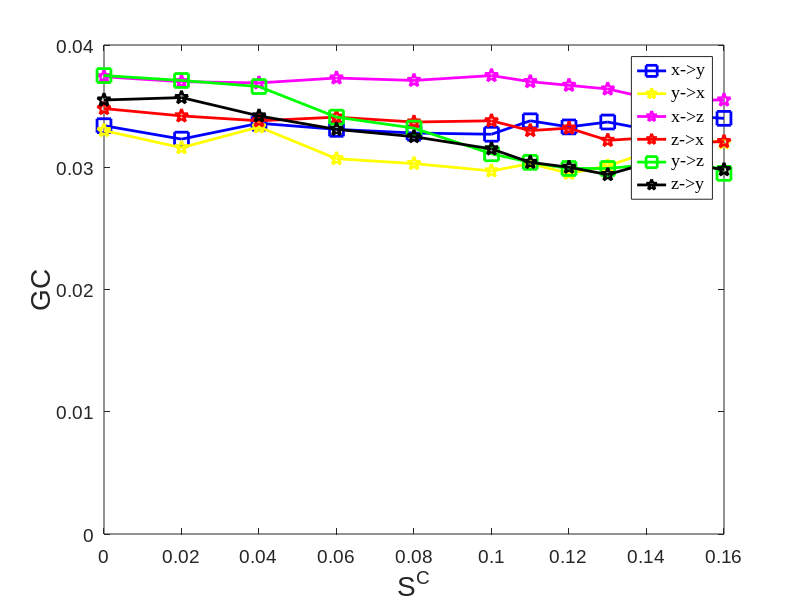

MATLAB code to generate this figure:
%% Fig10_Case6_HH_Three_Neurons_LinearGC
% x->y, y->z
C=[0 0.02 0.04 0.06 0.08 0.1 0.11 0.12 0.13 0.14 0.15 0.16];
GC_xy=[0.0334 0.0323 0.0336 0.0331 0.0328 0.0327 0.0338 0.0333 0.0337 0.0331 0.0342 0.0340];  % 
GC_xz=[0.0374 0.0370 0.0369 0.0373 0.0371 0.0375 0.0370 0.0367 0.0364 0.0357 0.0355 0.0355];
GC_yx=[0.0330 0.0316 0.0333 0.0307 0.0303 0.0297 0.0303 0.0295 0.0301 0.0312 0.0325 0.0320];  %
GC_yz=[0.0375 0.0371 0.0366 0.0341 0.0332 0.0311 0.0304 0.0299 0.0299 0.0302 0.0313 0.0295];
GC_zx=[0.0348 0.0342 0.0338 0.0341 0.0337 0.0338 0.0330 0.0332 0.0322 0.0324 0.0320 0.0321];
GC_zy=[0.0355 0.0357 0.0342 0.0331 0.0325 0.0315 0.0304 0.0300 0.0294 0.0303 0.0303 0.0298];

% Plot
h0=figure;
clf;
plot(C,GC_xy,'MarkerSize',10,'Marker','s','LineWidth',2,...
'Color',[0 0 1]);hold on
plot(C,GC_yx,'MarkerSize',10,'Marker','p','LineWidth',2,...
'Color',[1 1 0]);
plot(C,GC_xz,'MarkerSize',10,'Marker','p','LineWidth',2,...
'Color',[1 0 1]);
plot(C,GC_zx,'MarkerSize',10,'Marker','p','LineWidth',2,...
'Color',[1 0 0]);
plot(C,GC_yz,'MarkerSize',10,'Marker','s','LineWidth',2,...
'Color',[0 1 0]);
plot(C,GC_zy,'MarkerSize',10,'Marker','p','LineWidth',2,...
'Color',[0 0 0]);
% Legend 
% Legend 
hleg1 =legend('x->y','y->x','x->z','z->x','y->z','z->y','northeast');
set(hleg1,'Location','northeast') 
set(hleg1,'FontName','Times New Roman','FontSize',18,'FontWeight','normal')
 
axis([0 0.16 0 0.04])
set(gca, 'XTick', 0:0.02:0.16); 
% set(gca, 'YTick',0:0.02:0.65);

% Create axis font size
set(gca,'FontName','Arial','FontSize',14)
% Create xlabel
xlabel({'S^C'},'FontSize',20,'FontName','Arial');
% Create ylabel
ylabel({'GC'},'FontSize',20,'FontName','Arial');

%%
print(h0,'-depsc2','-r300','LineraGC_HH_Three_Neurons_Fig10.eps')